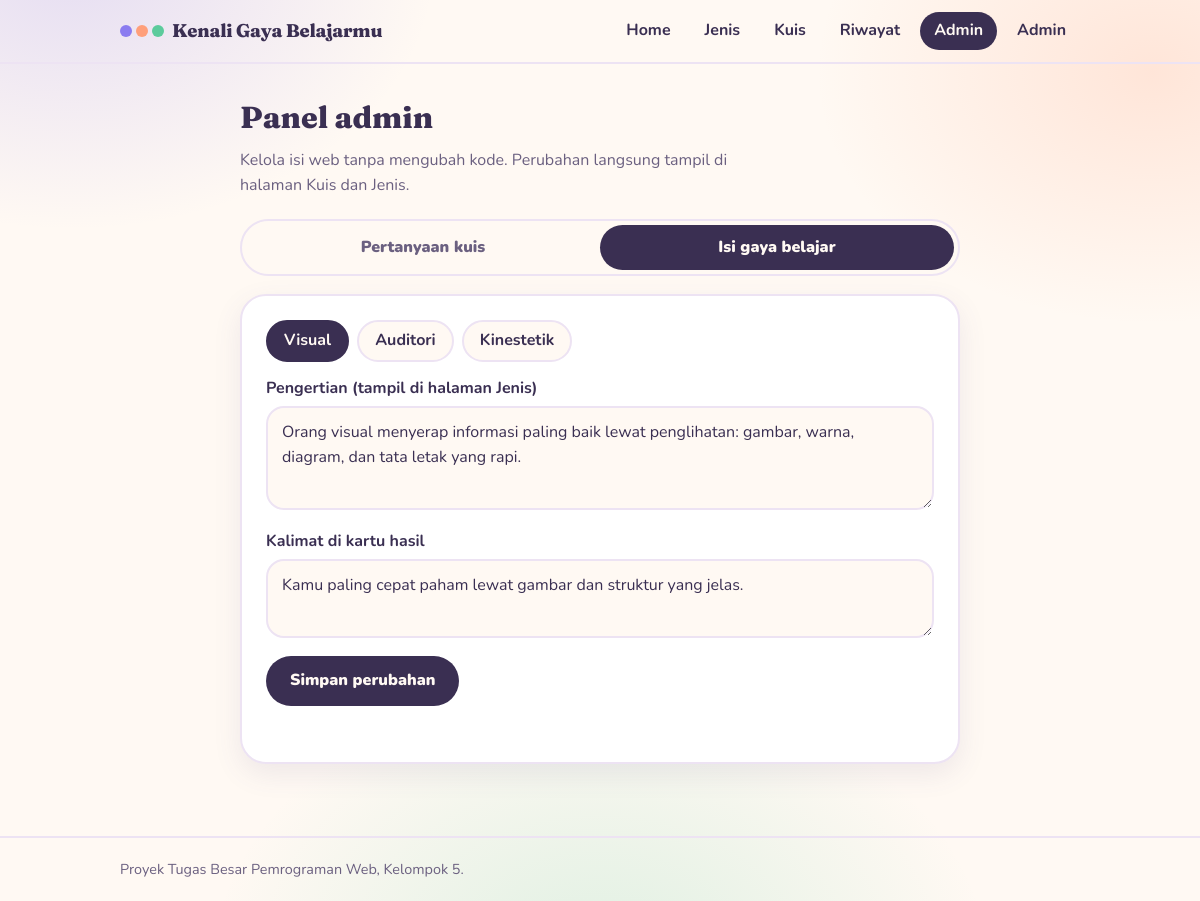
The app's page /admin/gaya.php (signed in) with its own data.
### tables this page shows
CREATE TABLE `gaya_belajar` (
  `id` int(11) NOT NULL,
  `kode` char(1) NOT NULL,
  `nama` varchar(30) NOT NULL,
  `julukan` varchar(60) NOT NULL,
  `pengertian` text NOT NULL,
  `kalimat_hasil` varchar(200) NOT NULL,
  `ciri` text DEFAULT NULL,
  `tips` text DEFAULT NULL,
  `bidang` varchar(200) DEFAULT NULL
);

### config/koneksi.php (called while the page is built, shortened)
<?php
function url(string $path): string {
    return BASE_URL . $path;
}
function e(?string $s): string {
    return htmlspecialchars((string)$s, ENT_QUOTES, 'UTF-8');
}

### admin/gaya.php (the view, shortened to what this page needs)
<?php
require __DIR__ . '/../config/koneksi.php';
$kode = strtoupper($_POST['kode'] ?? ($_GET['k'] ?? 'V'));
$pesan = '';
$semua = $db->query('SELECT kode, nama, pengertian, kalimat_hasil FROM gaya_belajar ORDER BY id')->fetch_all(MYSQLI_ASSOC);
$aktif = $semua[0] ?? ['kode' => 'V', 'nama' => 'Visual', 'pengertian' => '', 'kalimat_hasil' => ''];
foreach ($semua as $g) {
    if ($g['kode'] === $kode) $aktif = $g;
}
require __DIR__ . '/../includes/header.php';
?>
<div class="narrow" style="max-width:720px">
  <h1 class="s">Panel admin</h1>
  <p class="sub">Kelola isi web tanpa mengubah kode. Perubahan langsung tampil di halaman Kuis dan Jenis.</p>
  <div class="seg">
    <a href="<?= e(url('/admin/pertanyaan.php')) ?>" aria-selected="false">Pertanyaan kuis</a>
    <a href="<?= e(url('/admin/gaya.php')) ?>" aria-selected="true">Isi gaya belajar</a>
  </div>
  <section class="card">
    <div class="chipsel">
      <?php foreach ($semua as $g): ?>
        <a class="chipb" href="?k=<?= e($g['kode']) ?>" aria-pressed="<?= $g['kode'] === $aktif['kode'] ? 'true' : 'false' ?>"><?= e($g['nama']) ?></a>
      <?php endforeach; ?>
    </div>
    <form method="post">
      <label class="l" for="pengertian">Pengertian (tampil di halaman Jenis)</label>
      <textarea class="t" id="pengertian" name="pengertian" rows="3"><?= e($aktif['pengertian']) ?></textarea>
      <label class="l" for="kalimat">Kalimat di kartu hasil</label>
      <textarea class="t" id="kalimat" name="kalimat" rows="2"><?= e($aktif['kalimat_hasil']) ?></textarea>
      <button class="btn" type="submit">Simpan perubahan</button>
      <div class="msg" role="status"><?= e($pesan) ?></div>
    </form>
  </section>
</div>
<?php require __DIR__ . '/../includes/footer.php'; ?>

### assets/style.css (style rules this page uses)
:root { box-sizing:border-box;padding-top:env(safe-area-inset-top,0px);padding-bottom:env(safe-area-inset-bottom,0px); --bg:#FFF9F3;--surface:#FFFFFF;--text:#3A2F52;--muted:#6B6080;--line:#EDE3F3; --blue:#8B7CF0;--yellow:#FF9F7A;--green:#5CCB9C;--err:#C2334D;--ok:#23825B; --blue-soft:#ECE8FF;--yellow-soft:#FFE9DE;--green-soft:#DDF6EA; }
html { scroll-padding-top:env(safe-area-inset-top,0px) }
* { box-sizing:border-box }
body { margin:0;background:var(--bg);color:var(--text);font-family:'Nunito',system-ui,-apple-system,'Segoe UI',sans-serif;line-height:1.6 }
a { color:inherit;text-decoration:none }
.btn { display:inline-block;border:0;cursor:pointer;font:inherit;font-weight:900;padding:12px 24px;border-radius:999px;background:var(--blue);color:#fff }
.narrow { max-width:560px;margin:0 auto }
h1 { font-size:clamp(1.8rem,4.5vw,3rem);line-height:1.15;margin:0 0 14px;font-weight:900;letter-spacing:-.01em }
h1.s { font-size:1.6rem;letter-spacing:0 }
.sub { color:var(--muted);margin:0 0 20px;max-width:56ch }
.card { background:var(--surface);border:2px solid var(--line);border-radius:28px;padding:24px;margin-bottom:16px }
.msg { font-weight:700;color:var(--ok);min-height:1.4em;margin-top:10px }
label.l { display:block;font-weight:700;margin-bottom:4px }
.seg { display:grid;grid-template-columns:1fr 1fr;background:var(--bg);border:2px solid var(--line);border-radius:999px;padding:4px;margin-bottom:18px }
body { background-image:repeating-linear-gradient(to bottom,transparent 0,transparent 31px,rgba(92,64,51,.08) 31px,rgba(92,64,51,.08) 32px) }
h1,h2,h3,.logo { font-family:'Caveat','Segoe Print','Comic Sans MS',cursive;font-weight:700;letter-spacing:0 }
h1 { font-size:clamp(2.6rem,7vw,4rem);line-height:1.05 }
h1.s { font-size:2.4rem }
.card,.panel,.type,.badge,.box,.item,.empty,.steps li,#out { border-radius:12px }
.card,.item,.steps li { box-shadow:3px 4px 0 var(--line) }
.btn,.opt,.links a,.tabs button,input.t { border-radius:10px }
.btn { background:var(--text);color:var(--bg) }
.seg,.seg button { border-radius:10px }
body { background-image:radial-gradient(520px 380px at 6% -4%,rgba(139,124,240,.22),transparent 70%),radial-gradient(480px 360px at 96% 8%,rgba(255,159,122,.22),transparent 70%),radial-gradient(560px 420px at 50% 108%,rgba(92,203,156,.20),transparent 70%);background-attachment:fixed }
h1,h2,h3,.logo { font-family:'Fraunces',Georgia,'Times New Roman',serif;font-weight:800;letter-spacing:-.01em }
h1 { font-size:clamp(2.2rem,6vw,3.5rem);line-height:1.12 }
h1.s { font-size:1.9rem }
.card,.panel,.type,.badge,.box,.item,.empty,#out { border-radius:26px }
.card,.item { box-shadow:0 10px 28px rgba(91,75,138,.10) }
.btn,.opt,.links a,.seg,.seg button,input.t { border-radius:999px }
textarea.t { width:100%;font:inherit;color:var(--text);background:var(--bg);border:2px solid var(--line);border-radius:18px;padding:12px 14px;margin-bottom:10px;resize:vertical }
.chipsel { display:flex;gap:8px;margin-bottom:14px;flex-wrap:wrap }
.chipb { font:inherit;font-weight:700;color:var(--text);background:var(--bg);border:2px solid var(--line);border-radius:999px;padding:6px 16px;cursor:pointer }
.chipb[aria-pressed="true"] { background:var(--text);color:var(--bg);border-color:var(--text) }
.seg a { display:block;text-align:center;text-decoration:none;font-weight:900;color:var(--muted);padding:10px;border-radius:999px }
.seg a[aria-selected="true"] { background:var(--text);color:var(--bg) }
a.chipb { display:inline-block;text-decoration:none }

### records on screen
gaya_belajar: nama "Visual", pengertian "Orang visual menyerap informasi paling baik lewat penglihatan: gambar, warna, diagram, dan tata letak yang rapi.", kalimat "Kamu paling cepat paham lewat gambar dan struktur yang jelas."
gaya_belajar: nama "Auditori"
gaya_belajar: nama "Kinestetik"

### other values on screen
$label "Home Jenis Kuis Riwayat Admin Admin"
